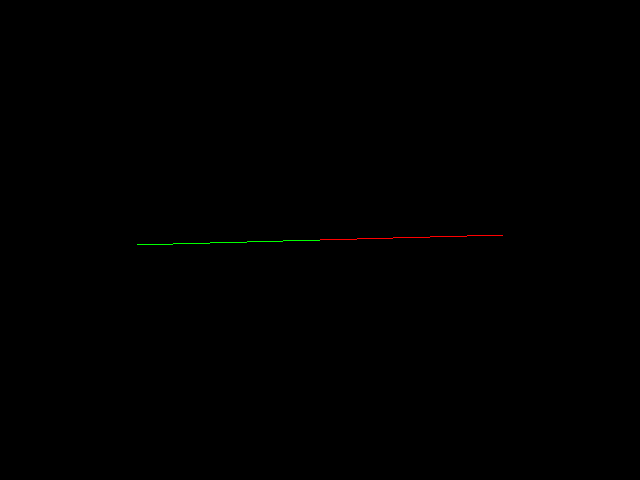

Write the Python code that produced this figure.
#!/usr/bin/env python

# Color edges of a directed graph using a lookup table. Each edge is assigned
# an integer index that maps to a color in a two-entry lookup table.

# Factory overrides: importing these modules registers the OpenGL rendering
# and interaction style implementations for vtkRenderingCore factory classes.
import vtkmodules.vtkInteractionStyle  # noqa: F401
import vtkmodules.vtkRenderingOpenGL2  # noqa: F401

# VTK pipeline classes used in this example
from vtkmodules.vtkCommonCore import (
    vtkIntArray,
    vtkLookupTable,
)
from vtkmodules.vtkCommonDataModel import vtkMutableDirectedGraph
from vtkmodules.vtkFiltersSources import vtkGraphToPolyData
from vtkmodules.vtkInfovisLayout import (
    vtkGraphLayout,
    vtkSimple2DLayoutStrategy,
)
from vtkmodules.vtkRenderingCore import (
    vtkActor,
    vtkPolyDataMapper,
    vtkRenderWindow,
    vtkRenderWindowInteractor,
    vtkRenderer,
)

# Colors (normalized RGBA)
red_rgba = (1.0, 0.0, 0.0, 1.0)
green_rgba = (0.0, 1.0, 0.0, 1.0)

# Graph: three vertices with two directed edges
graph = vtkMutableDirectedGraph()
v1 = graph.AddVertex()
v2 = graph.AddVertex()
v3 = graph.AddVertex()

graph.AddGraphEdge(v1, v2)
graph.AddGraphEdge(v2, v3)

# Edge color array: integer index per edge into the lookup table
edge_colors = vtkIntArray()
edge_colors.SetNumberOfComponents(1)
edge_colors.SetName("Color")
edge_colors.InsertNextValue(0)
edge_colors.InsertNextValue(1)
graph.GetEdgeData().AddArray(edge_colors)

# LookupTable: map edge color indices to actual colors
lookup_table = vtkLookupTable()
lookup_table.SetNumberOfTableValues(2)
lookup_table.SetTableValue(0, red_rgba)
lookup_table.SetTableValue(1, green_rgba)
lookup_table.Build()

# Filter: layout the graph vertices in 2D
layout_strategy = vtkSimple2DLayoutStrategy()
layout_strategy.SetRandomSeed(0)
graph_layout = vtkGraphLayout()
graph_layout.SetInputData(graph)
graph_layout.SetLayoutStrategy(layout_strategy)

# Filter: convert graph to polydata for rendering
graph_to_polydata = vtkGraphToPolyData()
graph_to_polydata.SetInputConnection(graph_layout.GetOutputPort())

# Mapper: map edge lines with color from the lookup table
edge_mapper = vtkPolyDataMapper()
edge_mapper.SetInputConnection(graph_to_polydata.GetOutputPort())
edge_mapper.SetScalarModeToUseCellFieldData()
edge_mapper.SelectColorArray("Color")
edge_mapper.SetLookupTable(lookup_table)
edge_mapper.SetScalarRange(0, 1)

# Actor: assign the colored edge geometry
edge_actor = vtkActor()
edge_actor.SetMapper(edge_mapper)

# Renderer: assemble the scene
renderer = vtkRenderer()
renderer.AddActor(edge_actor)

# Render window: display the rendered scene
render_window = vtkRenderWindow()
render_window.AddRenderer(renderer)
render_window.SetWindowName("color edges")
render_window.SetMultiSamples(0)
render_window.SetSize(640, 480)

# Interactor: handle mouse and keyboard events
render_window_interactor = vtkRenderWindowInteractor()
render_window_interactor.SetRenderWindow(render_window)

# Scene: reset camera and zoom
renderer.ResetCamera()
renderer.GetActiveCamera().Zoom(0.8)

# Start: launch the interactive visualization
render_window_interactor.Initialize()
render_window_interactor.Start()
